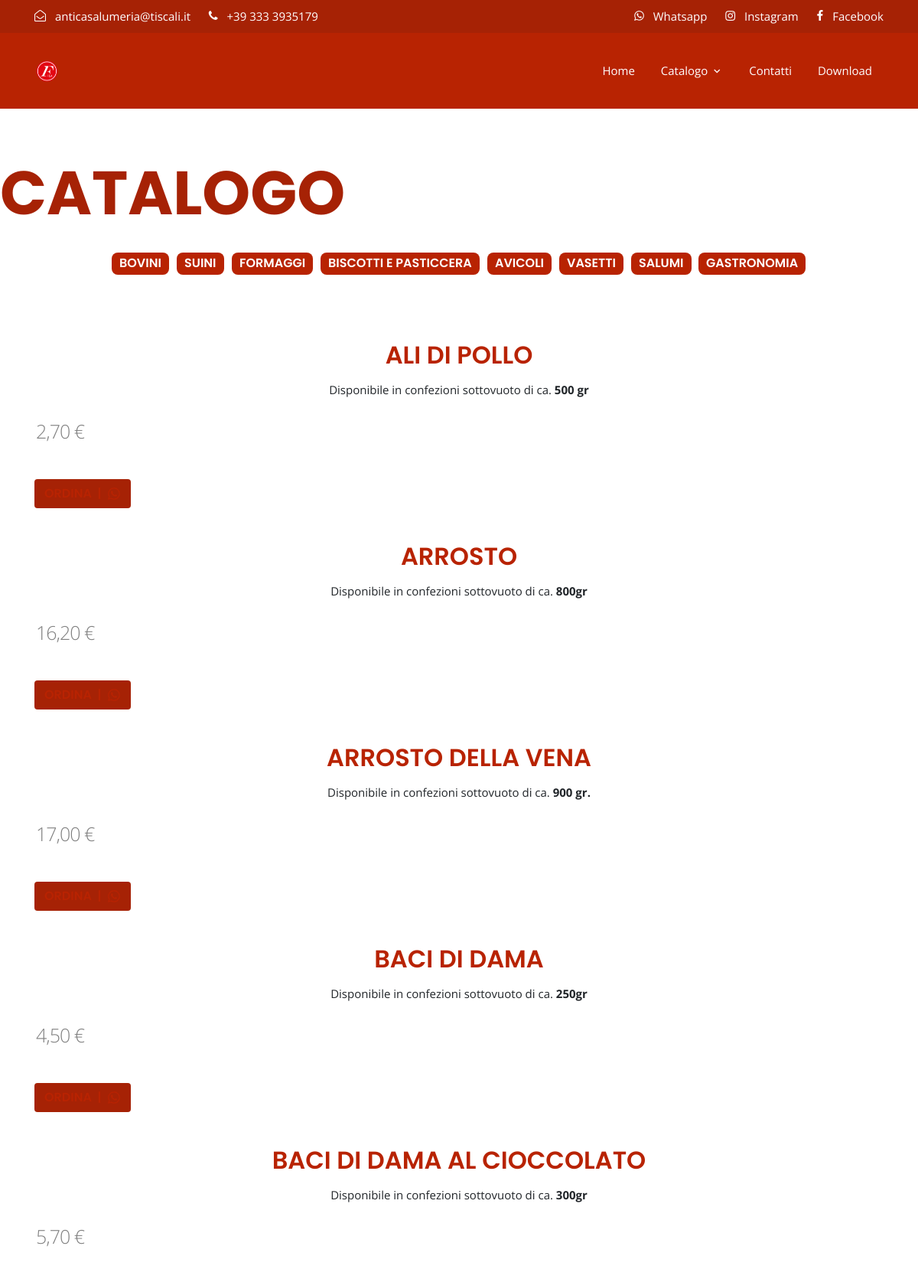
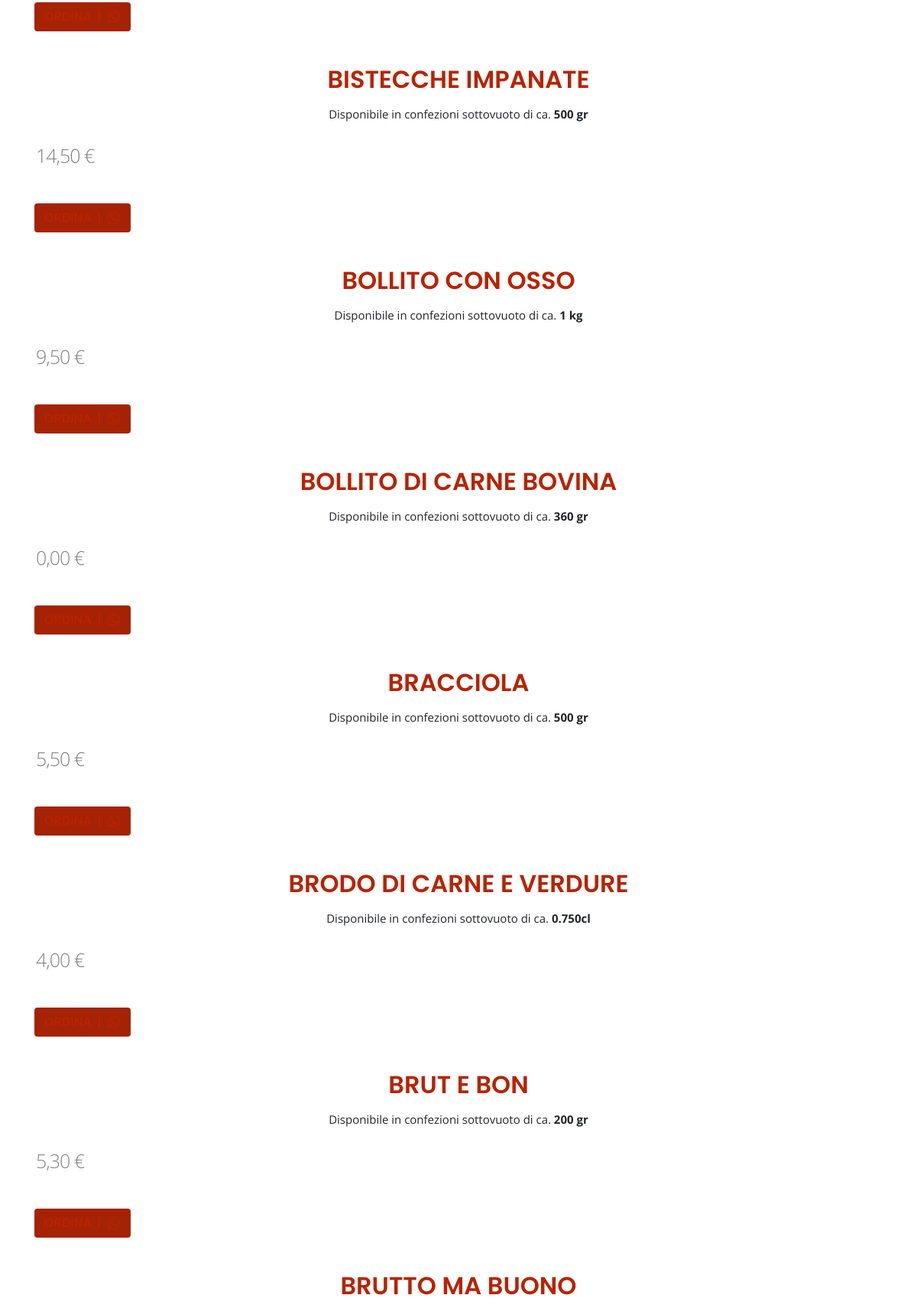
The app's page /app-public/pages/shop-articoli.php (upper part) with its own data (2 pictures, top to bottom).
### tables this page shows
CREATE TABLE "articoli" (
	"GUID"	TEXT,
	"visibile"	INTEGER,
	"nome"	TEXT,
	"categoria"	TEXT,
	"data"	TEXT,
	PRIMARY KEY("GUID")
);

CREATE TABLE "variants" (
	"guid"	TEXT NOT NULL,
	"visible"	INTEGER NOT NULL DEFAULT 0,
	"articleId"	TEXT NOT NULL,
	"name"	TEXT,
	"pricePrivate"	REAL,
	"stock"	INTEGER,
	"weight"	REAL,
	"sortOrder"	INTEGER,
	"data"	TEXT,
	PRIMARY KEY("guid")
);

### app-public/pages/shop-articoli.php (the view, shortened to what the rows shown need)
<?php
    $categoria = get('cat');
    $articoli = shop::articles($categoria, true);
    if($categoria != ""){
        $title = str::ucfirst($categoria);
        $title = str::replace($title, "-", " ");
    }else{
        $title = "CATALOGO";
    }
    require __DIR__ . '/../inc/header.php';
?>
<div class="articoli-wrapper">
    <h1 data-aos="zoom-in-up" style="text-transform: uppercase"><?= $title ?></h1>
    <div class="articoli container">
        <?php
            foreach($articoli as $articolo):
                $articolo_data = module::dataOf($articolo);
        ?>
            <div data-aos="flip-down" class="articolo">
            <div class="mezzo">
                <div class="articolo-data">
                    <div class="articolo-text">
                        <h2>
                            <a href="<?= $articolo->url() ?>"><?= a::v($articolo_data,'nome'); ?></a>
                        </h2>
                        <?php
                            if($articolo->variant->weight != ""):
                        ?>
                            <div class="articolo-peso">
                                Disponibile in confezioni sottovuoto di ca. <b><?= $articolo->variant->weight ?></b>
                            </div>
                        <?php
                            endif;
                        ?>
                    </div>
                </div>
                <?php
                    if($articolo->price() != ""):
                ?>
                    <div class="articolo-prezzo">
                        <div class="articolo-euro">
                            <?= util::euro($articolo->price())  ?>
                        </div>
                        <a class="btn btn-important" onclick="SHOP.update('<?= $articolo->GUID ?>','+','1', false, '<?=$articolo->variant->guid ?>')">ORDINA&nbsp&nbsp|&nbsp&nbsp<ion-icon size= "small" name="logo-whatsapp"></ion-icon></a>
                    </div>
            </div>
                <?php
                    endif;
                ?>
            </div>
        <?php
            endforeach;
        ?>
    </div>
</div>
<?php
    require __DIR__ . '/../inc/footer.php';
?>

### dorothy/src/util.php (shortened to what the rows shown need)
<?php
class util {
    public static function euro($num){
        $eu = number_format($num, 2, ',', '.');
        return $eu . " <span class=\"euro-symbol\">€</span>";
    }
    public static function dataDir() {
        return d::instance()->root() . DS . static::dataFolder . DS;
    }
}

### records on screen
articoli: articolo_data "ALI DI POLLO"
variants: weight "500 gr", pricePrivate "2,70"
articoli: articolo_data "ARROSTO"
variants: weight "800gr", pricePrivate "16,20"
articoli: articolo_data "ARROSTO DELLA VENA"
variants: weight "900 gr.", pricePrivate "17,00"
articoli: articolo_data "BACI DI DAMA"
variants: weight "250gr", pricePrivate "4,50"
articoli: articolo_data "BACI DI DAMA AL CIOCCOLATO"
variants: weight "300gr", pricePrivate "5,70"
variants: name "BISTECCHE IMPANATE", weight "500 gr", pricePrivate "14,50"
articoli: articolo_data "BOLLITO CON OSSO"
variants: weight "1 kg", pricePrivate "9,50"
articoli: articolo_data "BOLLITO DI CARNE BOVINA"
variants: weight "360 gr", pricePrivate "0,00"
articoli: articolo_data "BRACCIOLA"
variants: weight "500 gr", pricePrivate "5,50"
articoli: articolo_data "BRODO DI CARNE E VERDURE"
variants: weight "0.750cl", pricePrivate "4,00"
articoli: articolo_data "BRUT E BON"
variants: weight "200 gr", pricePrivate "5,30"
articoli: articolo_data "BRUTTO MA BUONO"

### other values on screen
$title "CATALOGO"
